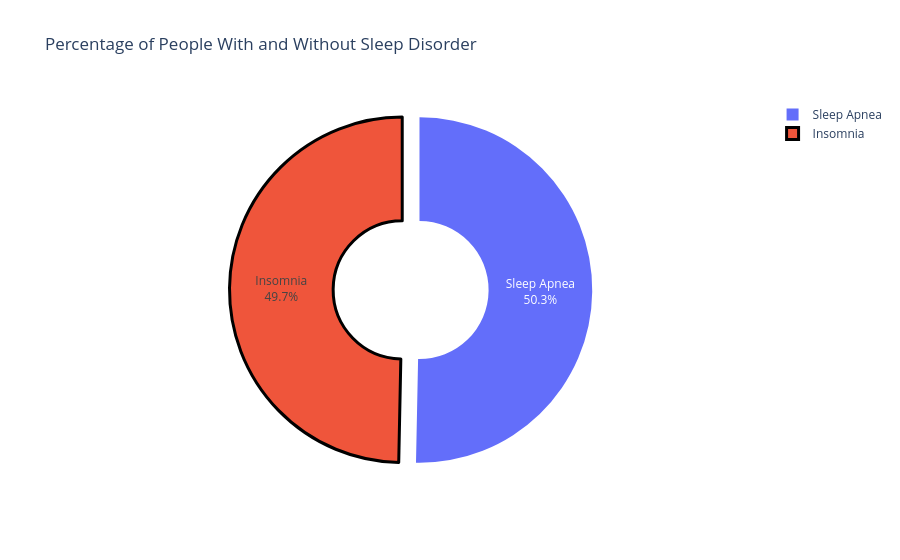

Notebook code cell kept with this figure:
### Code cell
sd = df['Sleep Disorder'].value_counts(normalize=True).mul(100).rename_axis('Sleep Disorder').reset_index(name='Percentage')
colors = dict(zip(sd['Sleep Disorder'], ['#636EFA', '#EF553B']))

fig = px.pie(sd, names='Sleep Disorder', values='Percentage', color='Sleep Disorder', color_discrete_map=colors, hole=0.4,
             title='Percentage of People With and Without Sleep Disorder')
fig.update_traces(textinfo='percent+label', pull=[0, 0.1], marker_line_color='black', marker_line_width=[0, 3])

fig.show()

### Figure 1 — Plotly figure (JSON) as saved in the notebook; plotly's stock layout.template omitted (floating-point values rounded to 4 significant figures)
{"data": [{"customdata": [["Sleep Apnea"], ["Insomnia"]], "domain": {"x": [0, 1], "y": [0, 1]}, "hole": 0.4, "hovertemplate": "Sleep Disorder=%{customdata[0]}<br>Percentage=%{value}<extra></extra>", "labels": ["Sleep Apnea", "Insomnia"], "legendgroup": "", "marker": {"colors": ["#636EFA", "#EF553B"], "line": {"color": "black", "width": [0, 3]}}, "name": "", "pull": [0, 0.1], "showlegend": true, "textinfo": "percent+label", "type": "pie", "values": [50.32, 49.68]}], "layout": {"legend": {"tracegroupgap": 0}, "title": {"text": "Percentage of People With and Without Sleep Disorder"}}}
